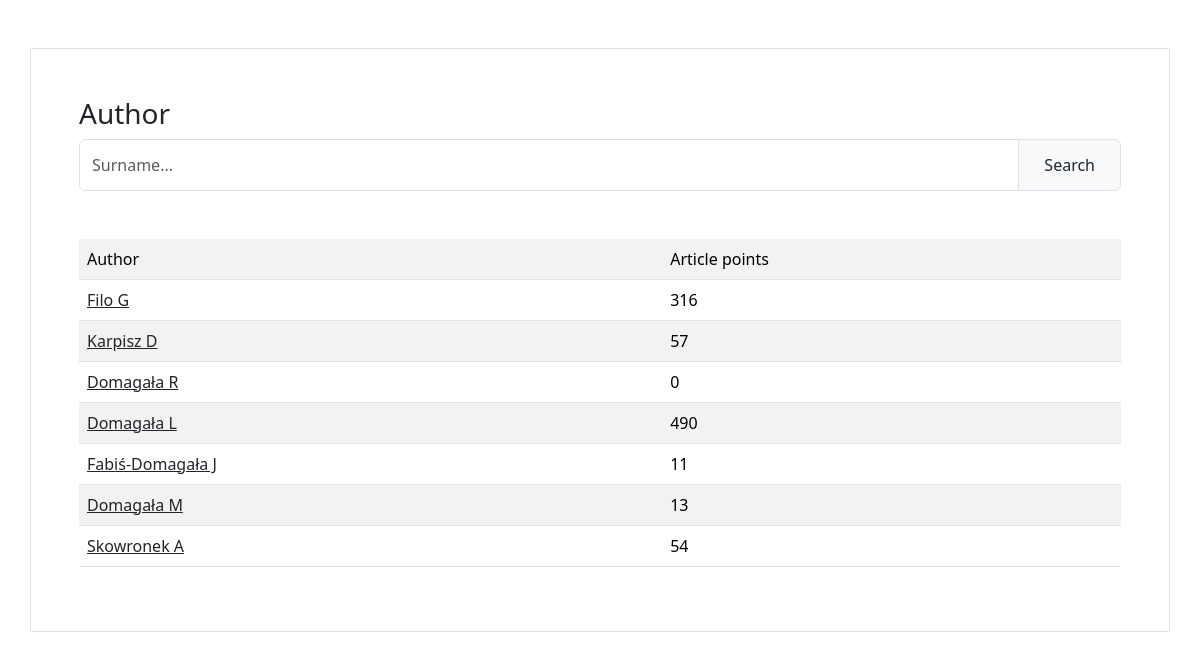
Before: / with the older database file.
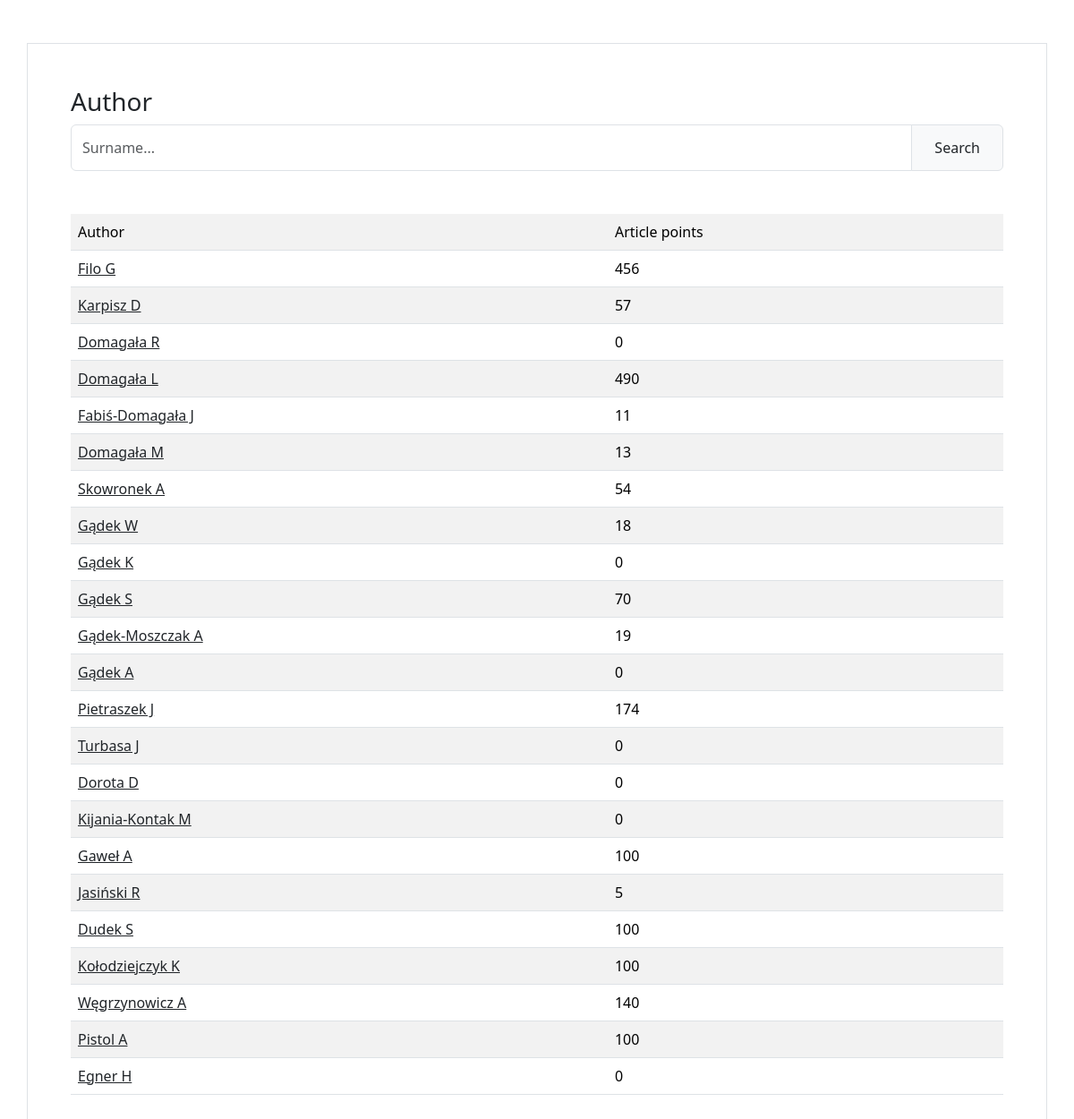
After: the same page with the newer database file.
### biblos/models.py (models this page shows)
class Author(models.Model):
    name = models.CharField(max_length = 200, blank=True, null=True, unique = True)
    class Meta:
        db_table = 'author'

### biblos/views.py (the view)
# urls.py: path('', views.dashboard, name='dashboard'),
def dashboard(request):
    authors = Author.objects.all()
    dict = {}
    for author in authors:
        articles = Article.objects.filter(author=author, points__gt=0)
        points = 0
        for article in articles:
            points+=article.points
        dict.update({ author : points })
    return render(request, 'biblos/dashboard.html', context={'dict' : dict})

### biblos/templates/biblos/dashboard.html (shortened to what this page needs)
{% extends 'biblos/base.html' %}
{% block content %}
<div class="container p-5 my-5 border">
    <form action="search/" method="POST">
        <p class="h3">Author</p>
        <div class="input-group">
            <input id="author" type="text" name="author" class="form-control" placeholder="Surname...">
            <span class="input-group-text"><button type="submit" class="btn" onClick=BlurPage()>Search</button></span>
        </div>
    </form>
    <br>
    <br>
    {% if dict %}
    <table class="table table-striped">
        <tr>
            <td>Author</td>
            <td>Article points</td>
        </tr>
        {% for author, points in dict.items %}
        <tr>
            <td><a href="{% url 'articles' id=author.id %}" class="link-dark">{{author.name}}</a></td>
            <td>{{points}}</td>
        </tr>
        {% endfor %}
    </table>
    {% endif %}
</div>
{% endblock %}

Changed rows visible on the page:
computed for Author "Filo G": points "316" → "456"
added Author: name "Gądek W", points "18"
added Author: name "Gądek K", points "0"
added Author: name "Gądek S", points "70"
added Author: name "Gądek-Moszczak A", points "19"
added Author: name "Gądek A", points "0"
added Author: name "Pietraszek J", points "174"
added Author: name "Turbasa J", points "0"
added Author: name "Dorota D", points "0"
added Author: name "Kijania-Kontak M", points "0"
added Author: name "Gaweł A", points "100"
added Author: name "Jasiński R", points "5"
added Author: name "Dudek S", points "100"
added Author: name "Kołodziejczyk K", points "100"
added Author: name "Węgrzynowicz A", points "140"
added Author: name "Pistol A", points "100"
added Author: name "Egner H", points "0"
